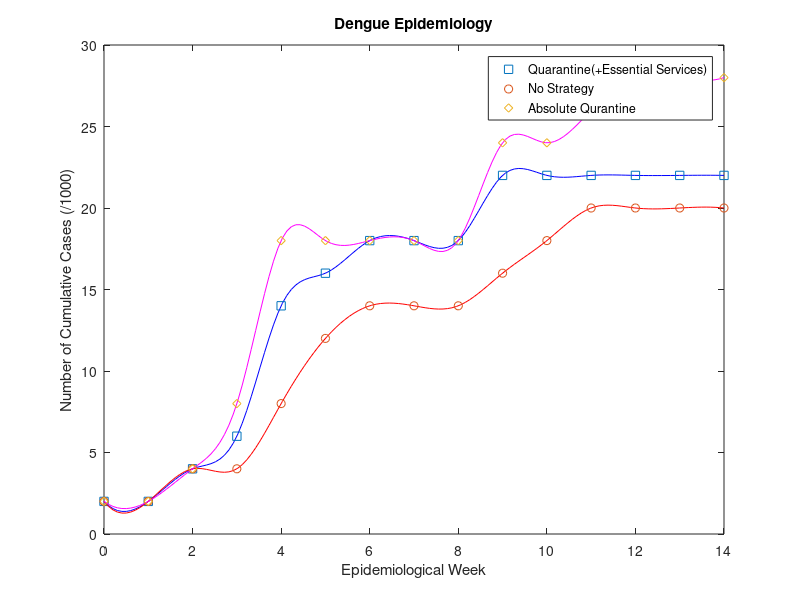

Write MATLAB code to recreate this figure.
weeks = 0:14;

%cases /1000
no_strategy =    [2 2 4 4 8 12 14 14 14 16 18 20 20 20 20];
abs_quarantine = [2 2 4 8 18 18 18 18 18 24 24 26 28 28 28];
ess_quarantine = [2 2 4 6 14 16 18 18 18 22 22 22 22 22 22];

samplingRateIncrease = 10;
newXSamplePoints = linspace(0, length(weeks)-1, (length(weeks)-1) * samplingRateIncrease);
smoothed_no_strategy = spline(weeks, no_strategy, newXSamplePoints);
smoothed_ess_quarantine = spline(weeks, ess_quarantine, newXSamplePoints);
smoothed_abs_quarantine = spline(weeks, abs_quarantine, newXSamplePoints);

plot(newXSamplePoints,smoothed_ess_quarantine, 'b','HandleVisibility','off');
title('Dengue Epidemiology')
xlabel('Epidemiological Week')
ylabel('Number of Cumulative Cases (/1000)')

hold on
scatter(weeks, ess_quarantine, 'sb', 'DisplayName','Quarantine(+Essential Services)');

plot(newXSamplePoints, smoothed_no_strategy, 'r','HandleVisibility','off');
scatter(weeks, no_strategy, 'or', 'DisplayName', 'No Strategy');

plot(newXSamplePoints, smoothed_abs_quarantine, 'm','HandleVisibility','off');
scatter(weeks, abs_quarantine, 'dm', 'DisplayName', 'Absolute Qurantine');

hold off
legend